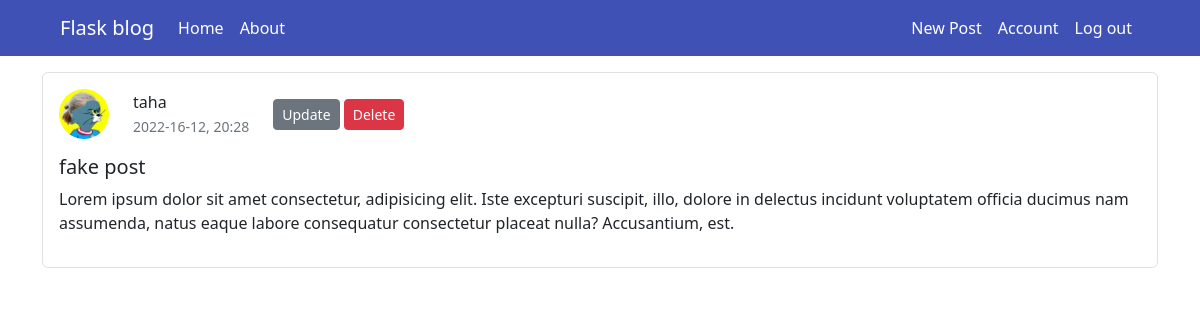
The page /posts/2 (signed in) on the database as committed earlier.
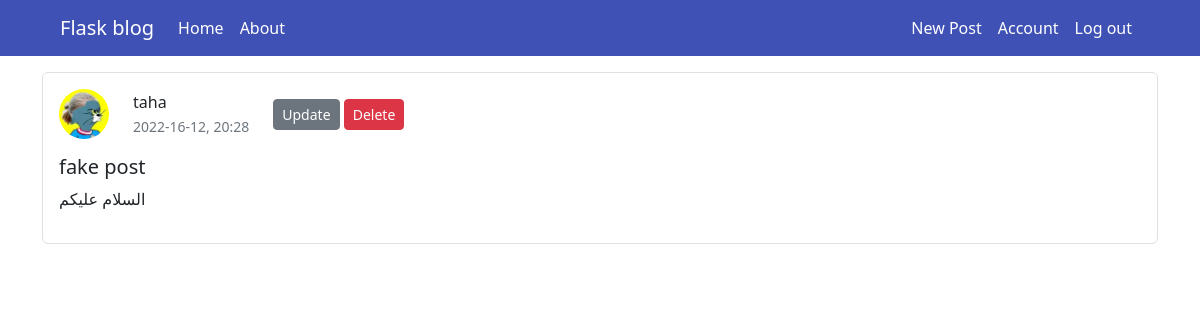
The same page on the database as committed later.
### flaskblog/models.py (models this page shows, shortened)
class Post(db.Model, UserMixin):
    id = db.Column(db.Integer, primary_key=True)
    user_id = db.Column(db.Integer, db.ForeignKey('user.id'), nullable=False)
    title = db.Column(db.String(160), nullable=False)
    date = db.Column(db.DateTime, nullable=False, default=datetime.utcnow)
    content = db.Column(db.Text, nullable=False)

### flaskblog/routes.py (the view)
@app.route('/posts/<int:post_id>')
@login_required
def post(post_id):
    post = Post.query.get_or_404(post_id)
    return render_template('post.jinja2', title=post.title, post=post)

### flaskblog/models.py (called while the page is built)
@login_manager.user_loader
def load_user(user_id):
    return User.query.get(int(user_id))

### flaskblog/templates/post.jinja2 (shortened to what this page needs)
{% extends "base.jinja2" %}
{% block content %}
  <div class="post border rounded p-3 mb-3">
    <div class="post-card d-flex align-items-center flex-row  mb-3">
      <img src="{{ url_for('static', filename = 'profile_pics/' + current_user.profile_picture)}}"
           class="img-fluid rounded-circle me-4 "
           alt="profile pic">
      <div>
        <div class="card-text">
          <p class="mb-0">{{ post.author.username }}</p>
          <small class="text-muted">{{ post.date.strftime("%Y-%d-%m, %H:%M") }}</small>
        </div>
      </div>
      <div class="ms-4">
        <button class="btn btn-secondary btn-sm">
          <a href="{{ url_for('update_post', post_id=post.id) }}">Update</a>
        </button>
        <button type="button"
                class="btn  btn-danger btn-sm"
                data-bs-toggle="modal"
                data-bs-target="#deleteModal">
          Delete
        </button>
      </div>
    </div>
    <h5 class="card-title mb-2">{{ post.title }}</h5>
    <p>{{ post.content }}</p>
  </div>
{% endblock content %}

Rows that differ between the two databases and show on the page:
changed Post "fake post": content "Lorem ipsum dolor sit amet consectetur, adipisicing elit. Iste excepturi suscipit, illo, dolore in delectus incidunt voluptatem officia ducimus nam assumenda, natus eaque labore consequatur consectetur placeat nulla? Accusantium, est." → "السلام عليكم"
